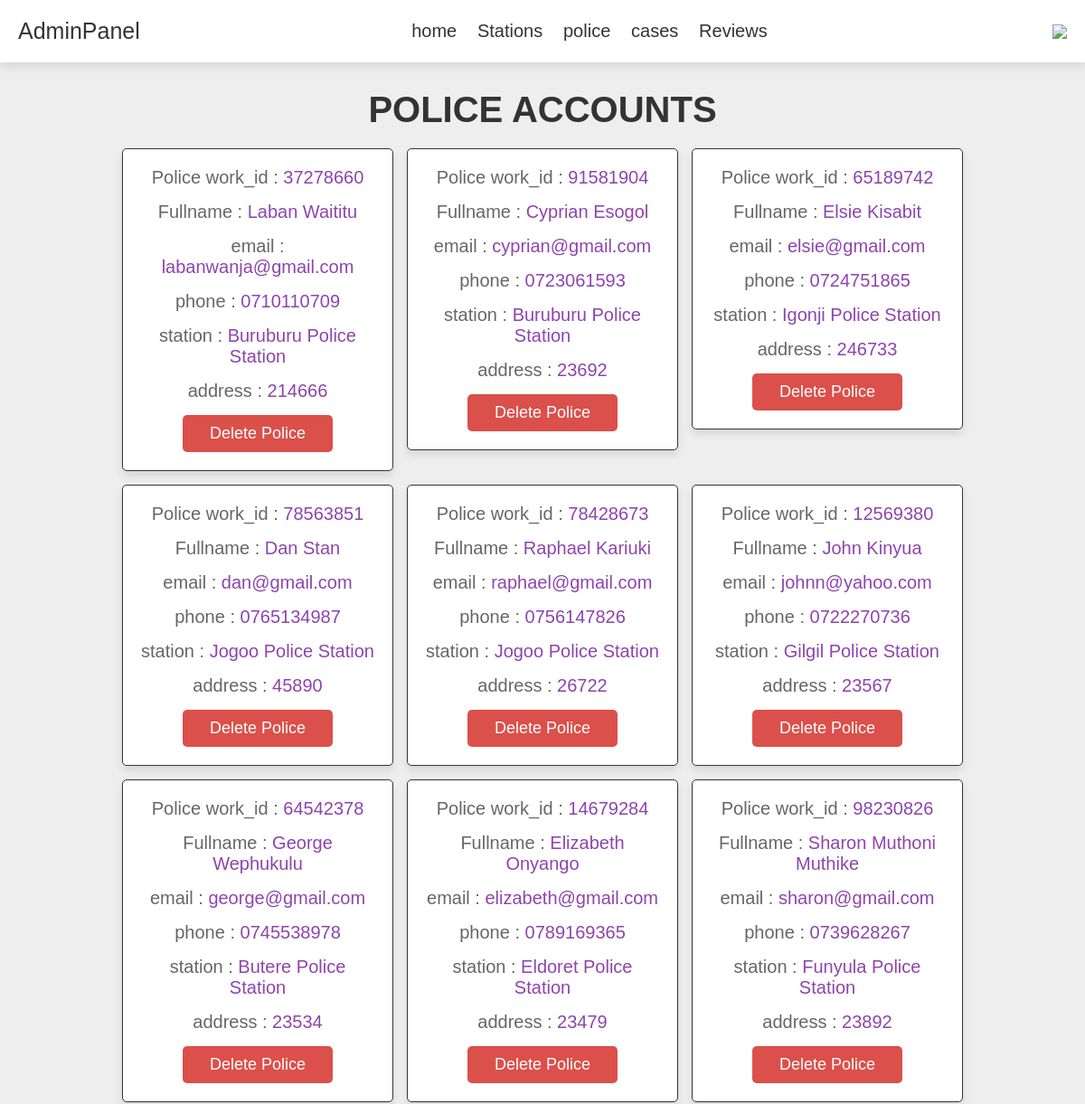
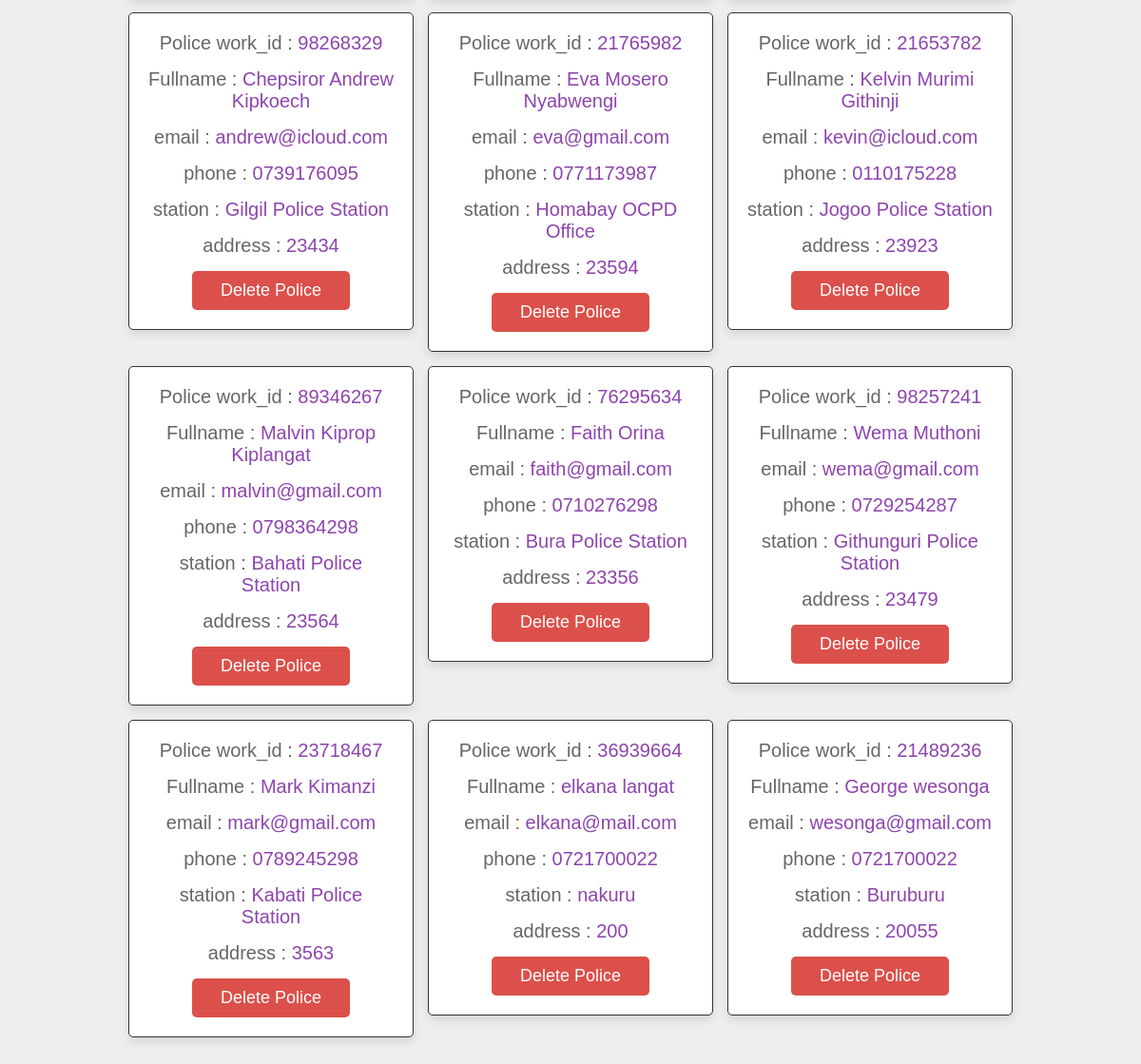
Page /admin_users.php (signed in) on the committed database (2 pictures, top to bottom).
### tables this page shows
CREATE TABLE `police` (
  `id` int(100) NOT NULL,
  `fullname` varchar(100) NOT NULL,
  `email` varchar(100) NOT NULL,
  `phone` varchar(100) NOT NULL,
  `workid` varchar(100) NOT NULL,
  `station` varchar(100) NOT NULL,
  `gender` varchar(10) NOT NULL,
  `postaladdress` varchar(100) NOT NULL,
  `password` varchar(100) NOT NULL,
  `security_question` varchar(100) NOT NULL,
  `security_answer` varchar(100) NOT NULL
);

### admin_users.php (the view, shortened to what this page needs)
<?php
include 'config.php';
?>
<!DOCTYPE html>
<html lang="en">
<head>
   <link rel="stylesheet" href="css/admin_style.css">
</head>
<body>
   <?php include 'admin_header.php'; ?>
   <section class="users">
      <h1 class="title"> police accounts </h1>
      <div class="box-container">
         <?php
         $select_police =   mysqli_query($conn, "SELECT * FROM police") or die('query failed');
         while ($fetch_police = mysqli_fetch_assoc($select_police)) {
         ?>
            <div class="box">
               <p> Police work_id : <span><?php echo $fetch_police['workid']; ?></span> </p>
               <p> Fullname : <span><?php echo $fetch_police['fullname']; ?></span> </p>
               <p> email : <span><?php echo $fetch_police['email']; ?></span> </p>
               <p> phone : <span><?php echo $fetch_police['phone']; ?></span> </p>
               <p> station : <span><?php echo $fetch_police['station']; ?></span> </p>
               <p> address : <span><?php echo $fetch_police['postaladdress']; ?></span> </p>
               <a href="admin_users.php?delete=<?php echo $fetch_users['id']; ?>" onclick="return confirm('delete this police?');" class="delete-btn">delete police</a>
            </div>
         <?php
         };
         ?>
      </div>
   </section>
</body>
</html>

### admin_style.css (style rules this page uses)
:root { --purple: #8e44ad; --red: #c0392b; --orange: #f39c12; --black: #333; --white: #fff; --light-color: #666; --light-white: #ccc; --light-bg: #f5f5f5; --border: 0.1rem solid var(--black); --box-shadow: 0 0.5rem 1rem rgba(0, 0, 0, 0.1); }
* { font-family: sans-serif; margin: 0; padding: 0; box-sizing: border-box; outline: none; border: none; text-decoration: none; transition: all 0.2s linear; }
html { font-size: 62.5%; overflow-x: hidden; }
body { background-color: var(--light-bg); }
section { padding: 3rem 2rem; }
.title { text-align: center; margin-bottom: 2rem; text-transform: uppercase; color: var(--black); font-size: 4rem; }
.btn, .option-btn, .delete-btn, .white-btn { display: inline-block; margin-top: 1rem; padding: 1rem 3rem; cursor: pointer; color: var(--white); font-size: 1.8rem; border-radius: 0.5rem; text-transform: capitalize; }
.delete-btn { background-color: var(--red); }
.users .box-container { display: grid; grid-template-columns: repeat(auto-fill, 30rem); justify-content: center; gap: 1.5rem; max-width: 1200px; margin: 0 auto; align-items: flex-start; }
.users .box-container .box { background-color: var(--white); padding: 2rem; border: var(--border); box-shadow: var(--box-shadow); border-radius: 0.5rem; text-align: center; }
.users .box-container .box p { padding-bottom: 1.5rem; font-size: 2rem; color: var(--light-color); }
.users .box-container .box p span { color: var(--purple); }
.users .box-container .box .delete-btn { margin-top: 0; }
a { text-decoration: none; }
:root { --poppins: 'Poppins', sans-serif; --lato: 'Lato', sans-serif; --light: #F9F9F9; --blue: #3C91E6; --light-blue: #CFE8FF; --grey: #eee; --dark-grey: #AAAAAA; --dark: #342E37; --red: #DB504A; --yellow: #FFCE26; --light-yellow: #FFF2C6; --orange: #FD7238; --light-orange: #FFE0D3; }
body { background: var(--grey); overflow-x: hidden; }

### rows in the picture
police: workid "37278660", fullname "Laban Waititu", email "labanwanja@gmail.com", phone "0710110709", station "Buruburu Police Station", postaladdress "214666"
police: workid "91581904", fullname "Cyprian Esogol", email "cyprian@gmail.com", phone "0723061593", station "Buruburu Police Station", postaladdress "23692"
police: workid "65189742", fullname "Elsie Kisabit", email "elsie@gmail.com", phone "0724751865", station "Igonji Police Station", postaladdress "246733"
police: workid "78563851", fullname "Dan Stan", email "dan@gmail.com", phone "0765134987", station "Jogoo Police Station", postaladdress "45890"
police: workid "78428673", fullname "Raphael Kariuki", email "raphael@gmail.com", phone "0756147826", station "Jogoo Police Station", postaladdress "26722"
police: workid "12569380", fullname "John Kinyua", email "johnn@yahoo.com", phone "0722270736", station "Gilgil Police Station", postaladdress "23567"
police: workid "64542378", fullname "George Wephukulu", email "george@gmail.com", phone "0745538978", station "Butere Police Station", postaladdress "23534"
police: workid "14679284", fullname "Elizabeth Onyango", email "elizabeth@gmail.com", phone "0789169365", station "Eldoret Police Station", postaladdress "23479"
police: workid "98230826", fullname "Sharon Muthoni Muthike", email "sharon@gmail.com", phone "0739628267", station "Funyula Police Station", postaladdress "23892"
police: workid "98268329", fullname "Chepsiror Andrew Kipkoech", email "andrew@icloud.com", phone "0739176095", station "Gilgil Police Station", postaladdress "23434"
police: workid "21765982", fullname "Eva Mosero Nyabwengi", email "eva@gmail.com", phone "0771173987", station "Homabay OCPD Office", postaladdress "23594"
police: workid "21653782", fullname "Kelvin Murimi Githinji", email "kevin@icloud.com", phone "0110175228", station "Jogoo Police Station", postaladdress "23923"
police: workid "89346267", fullname "Malvin Kiprop Kiplangat", email "malvin@gmail.com", phone "0798364298", station "Bahati Police Station", postaladdress "23564"
police: workid "76295634", fullname "Faith Orina", email "faith@gmail.com", phone "0710276298", station "Bura Police Station", postaladdress "23356"
police: workid "98257241", fullname "Wema Muthoni", email "wema@gmail.com", phone "0729254287", station "Githunguri Police Station", postaladdress "23479"
police: workid "23718467", fullname "Mark Kimanzi", email "mark@gmail.com", phone "0789245298", station "Kabati Police Station", postaladdress "3563"
police: workid "36939664", fullname "elkana langat", email "elkana@mail.com", phone "0721700022", station "nakuru", postaladdress "200"
police: workid "21489236", fullname "George wesonga", email "wesonga@gmail.com", phone "0721700022", station "Buruburu", postaladdress "20055"
